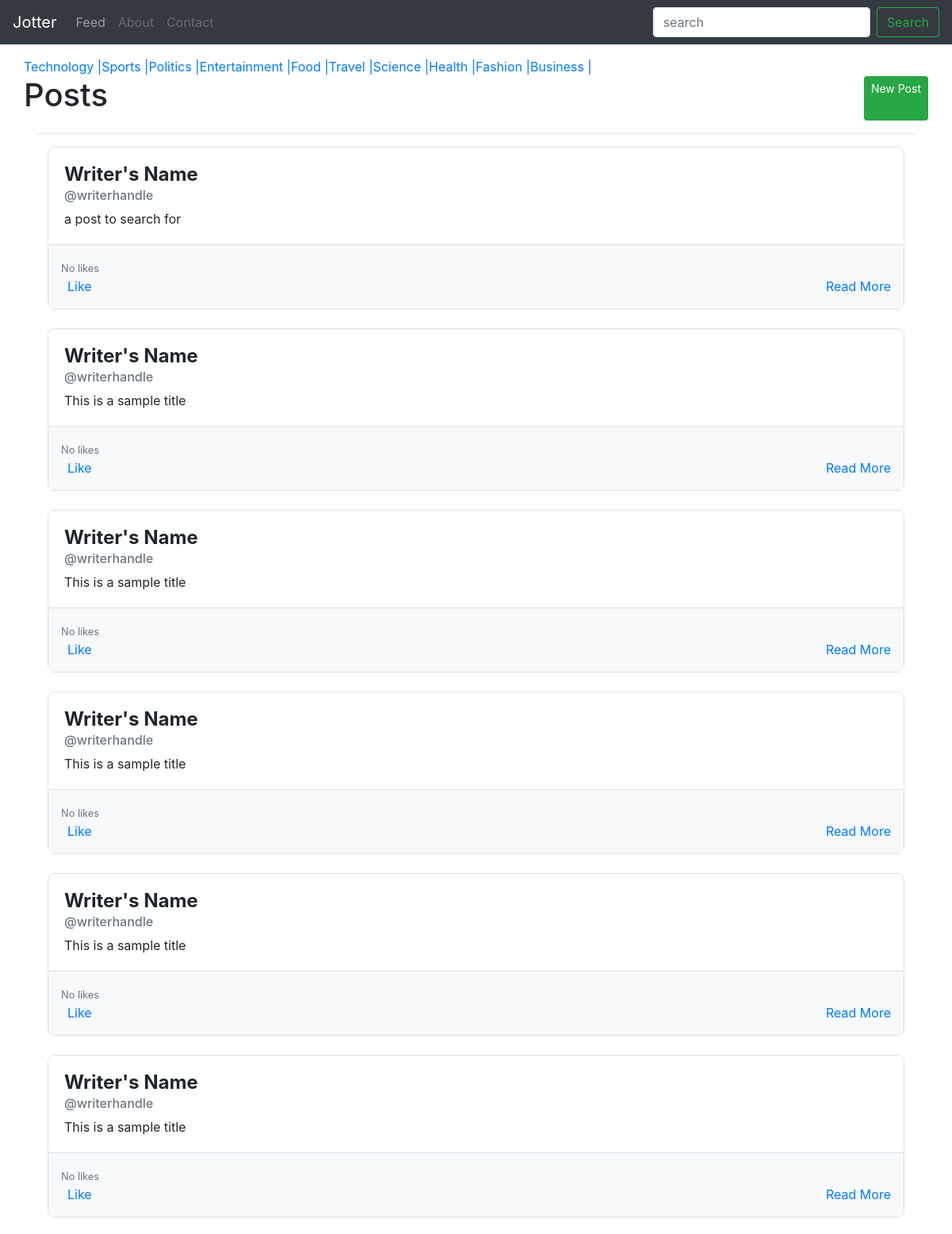
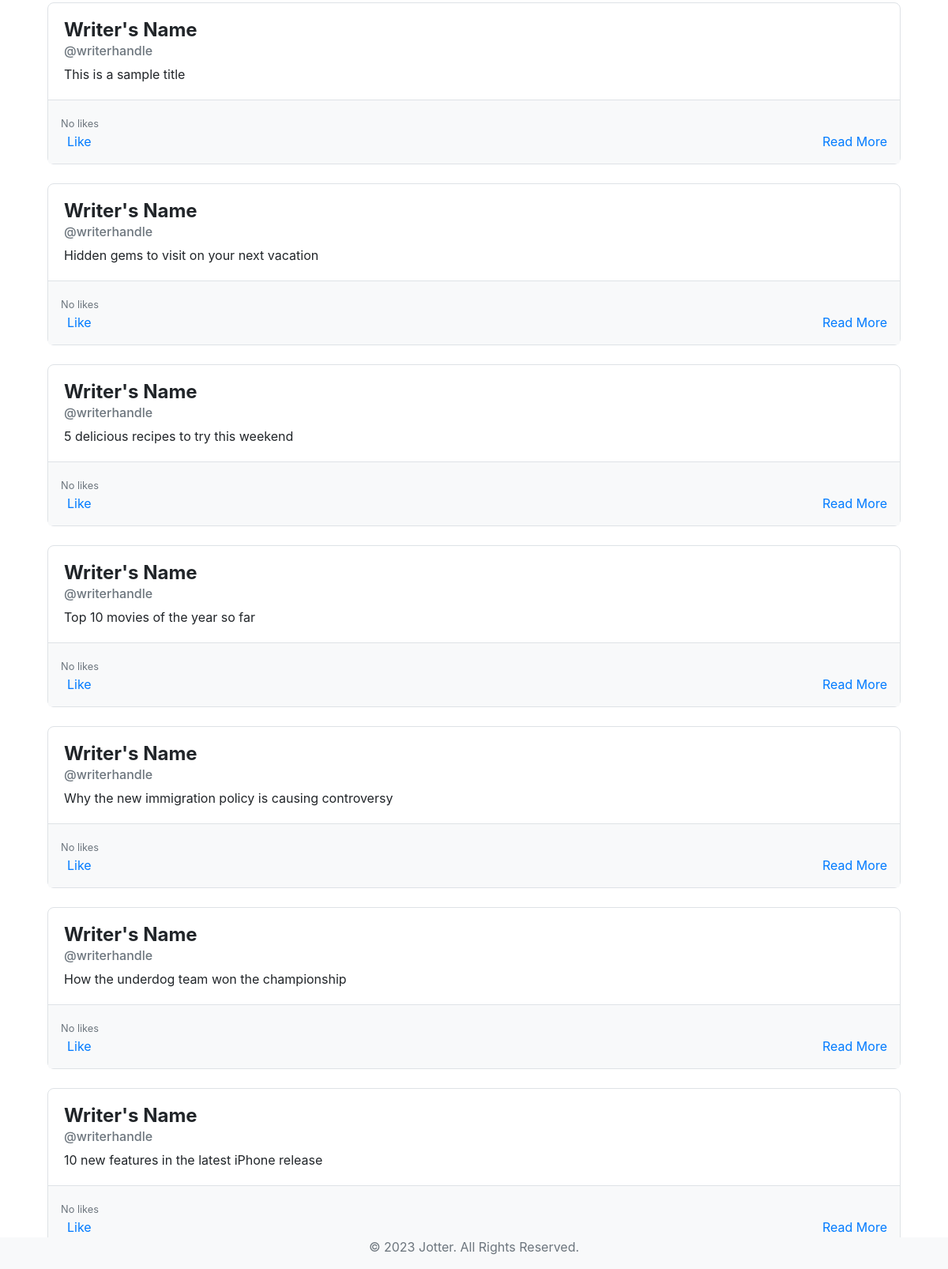
The page / on the database its author committed (2 pictures, top to bottom).
### posts/models.py (models this page shows, shortened)
class Topic(models.Model):
    title = models.CharField(max_length=25)
    followers = models.IntegerField(null=True, blank=True)
    uuid = models.UUIDField(default=uuid4)

class Post(models.Model):
    uuid = models.UUIDField(default=uuid4, auto_created=True)
    topic = models.ForeignKey(Topic, on_delete=models.CASCADE)
    title = models.CharField(max_length=150)
    text = models.TextField()
    dateAdded = models.DateTimeField(auto_now_add=True)
    likes = models.IntegerField(null=True, blank=True)
    slug = models.SlugField(null=False)
    tags = models.CharField(max_length=50)

### posts/views.py (the view)
# urls.py: path('', views.index, name='index'),
def index(request):
    posts = Post.objects.all().order_by('-dateAdded')
    topics = Topic.objects.all()
    context = {'posts': posts, 'topics': topics}
    return render(request, 'posts/index.html', context)

### posts/templates/posts/index.html (shortened to what this page needs)
{% extends 'posts/base.html' %}
{% load static %}
{% block css %}
<link rel="stylesheet" href="{% static 'posts/css/index.css' %}">
{% endblock css %}
{% block body %}
<div class="container mt-3">
    <div class="row">
        {% for topic in topics %}
            <a href="{% url 'posts:category' topic.title topic.uuid %}"> {{ topic.title }} | </a>
        {% endfor %}
    </div>
    <div class="row indexHeader">
        <h1>Posts</h1>
        <a href="{% url 'posts:createPost' %}" class="btn btn-success btn-sm">New Post</a>
    </div>
    <hr>
    <div class="col">
        {% for post in posts %}
        <div class="card mt-3">
            <div class="card-body">
                <h5 class="card-title">Writer's Name</h5>
                <h6 class="card-subtitle mb-2 text-muted">@writerhandle</h6>
                <p class="card-text">{{ post.title }}</p>
            </div>
            <div class="card-footer">
                <div class="row">
                    {% if post.likes %}
                    <div class="col-6">
                        {% if post.likes == 1 %}
                        <small class="text-muted">{{ post.likes }} like</small>
                        {% else %}
                        <small class="text-muted">{{ post.likes }} likes</small>
                        {% endif %}
                    </div>
                    {% else %}
                    <div class="col-6">
                        <small class="text-muted">No likes</small>
                    </div>
                    {% endif %}
                </div>
                <div class="row">
                    <div class="col-6">
                        <a href="{% url 'posts:likePost' post.uuid %}" class="card-link">
                            Like</a>
                    </div>
                    <div class="col-6 text-right">
                        <a href="{% url 'posts:postDetails' uuid=post.uuid slug=post.slug %}" class="card-link">Read More </a>
                    </div>
                </div>
            </div>
        </div>
        {% endfor %}
    </div>
</div>
{% endblock body %}

### posts/static/posts/css/index.css (style rules this page uses)
.card { border-radius: 0.5rem; border: 1px solid #dee2e6; margin-bottom: 1.5rem; }
.card-title { margin-bottom: 0.5rem; font-size: 1.5rem; font-weight: bold; }
.card-subtitle { margin-bottom: 0.5rem; }
.card-text { margin-bottom: 1.5rem; }
.card-footer { background-color: #f8f9fa; border-top: 1px solid #dee2e6; padding: 1rem; }
.card-link { color: #007bff; text-decoration: none; }
.indexHeader { display: flex; column-gap: 20px; justify-content: space-between; }

### rows shown on the page
Topic: title "Technology"
Topic: title "Sports"
Topic: title "Politics"
Topic: title "Entertainment"
Topic: title "Food"
Topic: title "Travel"
Topic: title "Science"
Topic: title "Health"
Topic: title "Fashion"
Topic: title "Business"
Post: title "a post to search for", shows "No likes"
Post: title "This is a sample title", shows "No likes"
Post: title "This is a sample title", shows "No likes"
Post: title "This is a sample title", shows "No likes"
Post: title "This is a sample title", shows "No likes"
Post: title "This is a sample title", shows "No likes"
Post: title "This is a sample title", shows "No likes"
Post: title "Hidden gems to visit on your next vacation", shows "No likes"
Post: title "5 delicious recipes to try this weekend", shows "No likes"
Post: title "Top 10 movies of the year so far", shows "No likes"
Post: title "Why the new immigration policy is causing controversy", shows "No likes"
Post: title "How the underdog team won the championship", shows "No likes"
Post: title "10 new features in the latest iPhone release", shows "No likes"
